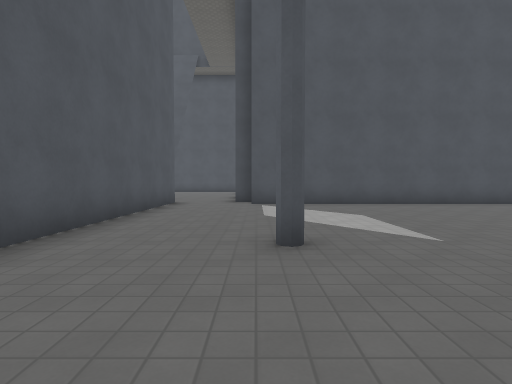
view 1 (above)

20 first-person views from a walk through a Godot game level. The camera is 1.3 m above the floor, tilts 2° down and sees 80° across. The floor is counted in squares, 2 m on a side. Each view is taken from the middle of a square. On the plan, view 1 faces up. The plan holds only what a view shows up to about 10 squares ahead; the rest is blank. The place goes on beyond the plan. Surface patterns are stand-ins for the level's own textures.

view 2
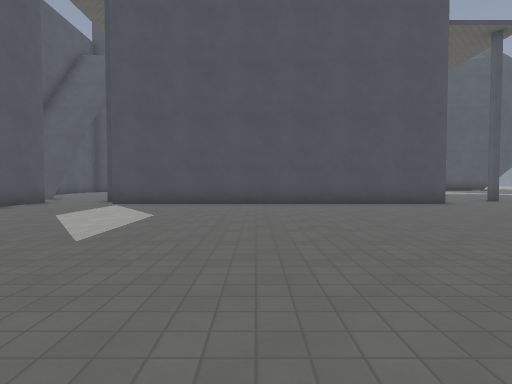

view 3
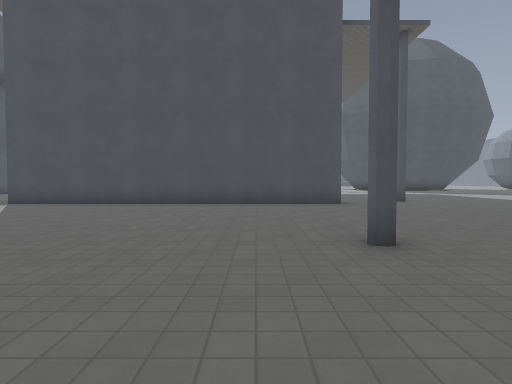

view 4
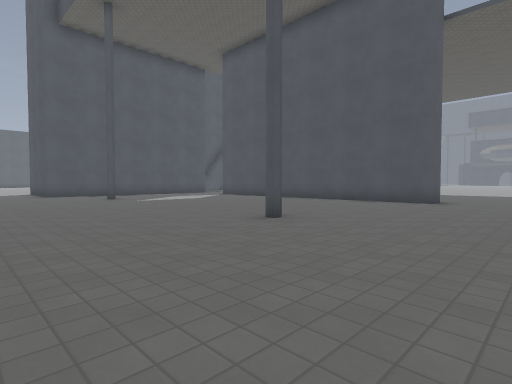

view 5
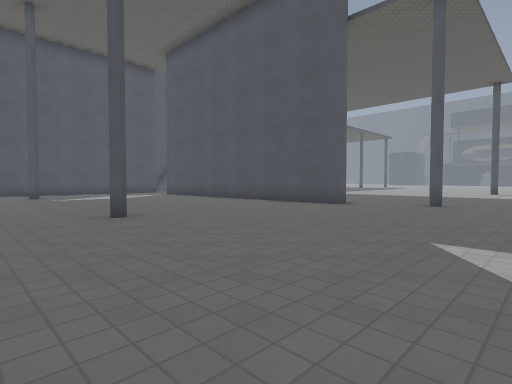

view 6
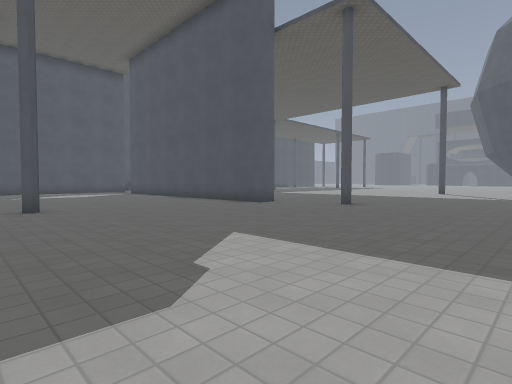

view 7
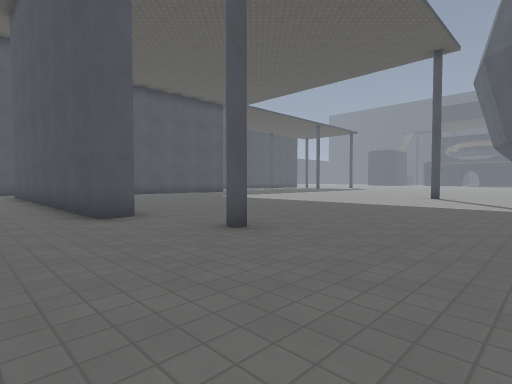

view 8
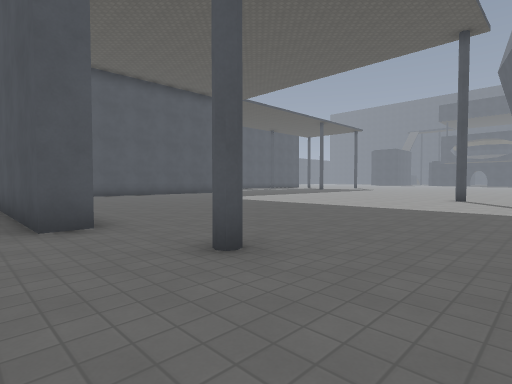

view 9
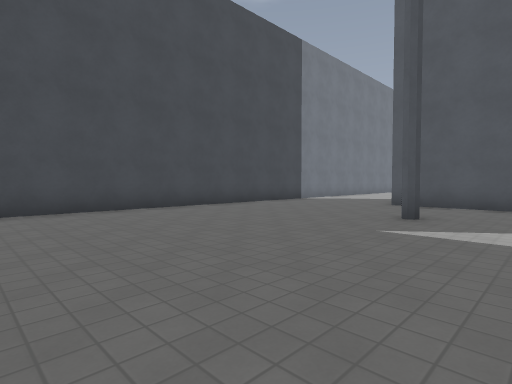

view 10
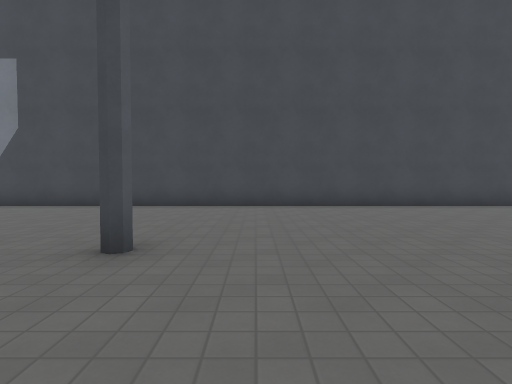

view 11
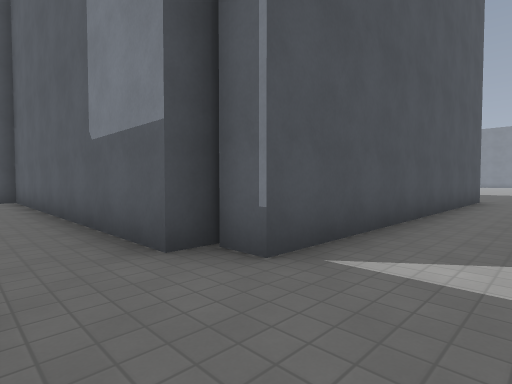

view 12
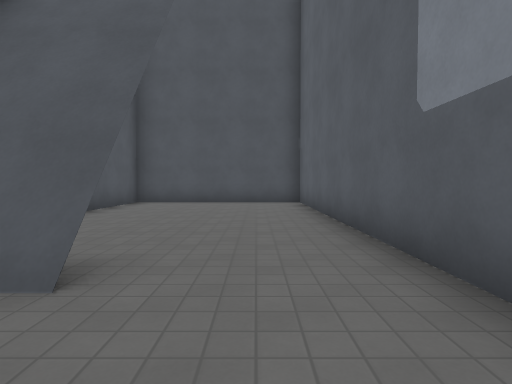

view 13
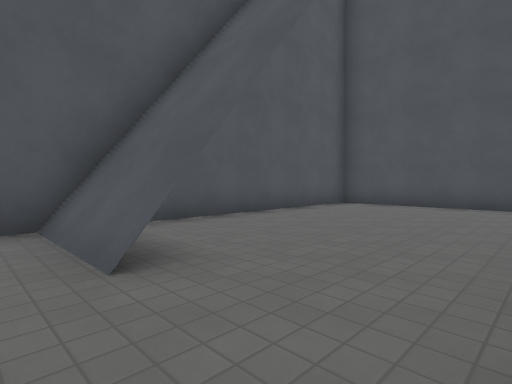

view 14
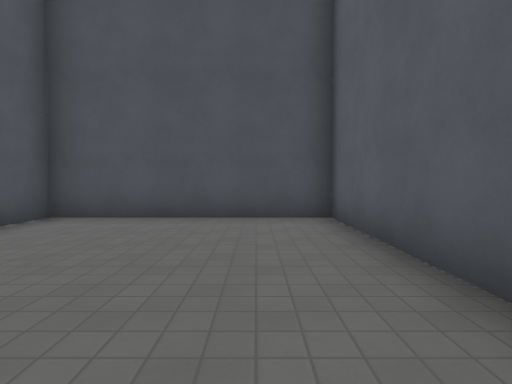

view 15
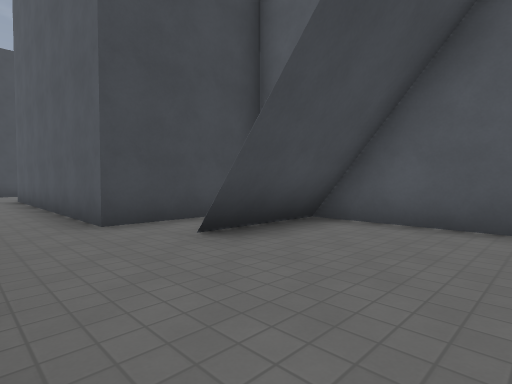

view 16
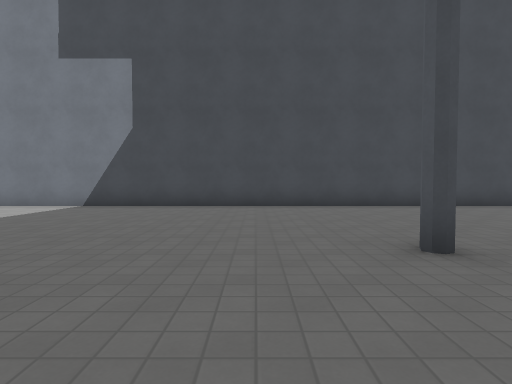

view 17
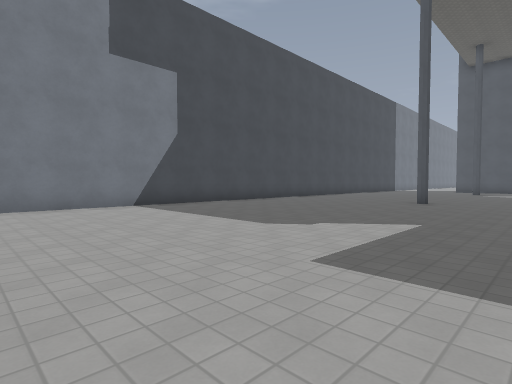

view 18
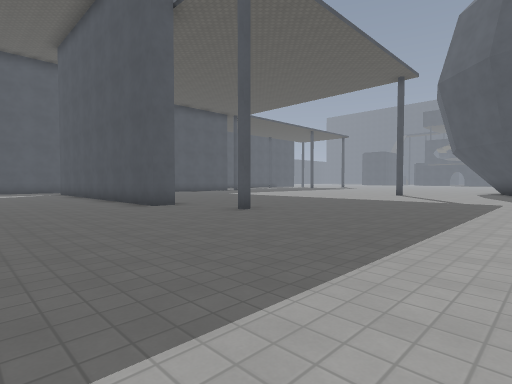

view 19
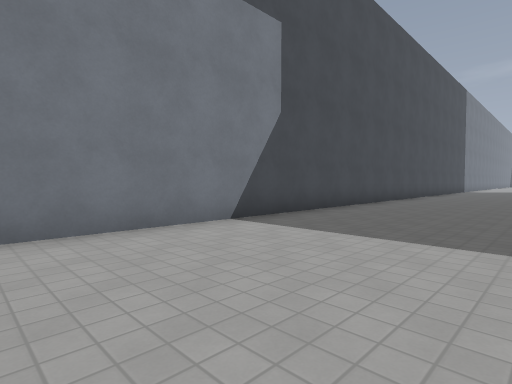

view 20
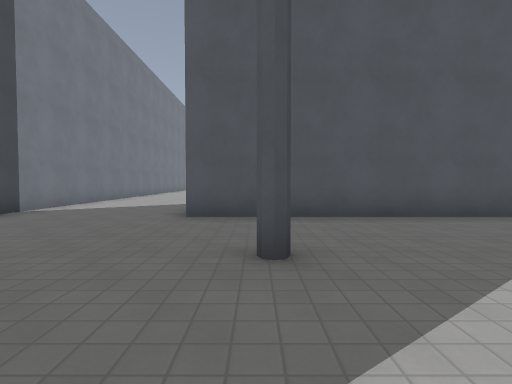

### Floor plan
Key: @ floor where view 1 was taken; # wall or solid block; . floor.
Columns run from 7 left of view 1 to 18 right of it. Each row starts with its distance up from view 1.
 20                    #..
 19  #######          ....
 18  #.....#         .....
 17  #.....#        ........
 16  #.....#       .........
 15  #.....#      ..........
 14  #.....#     ...........
 13  #.....#    ............
 12  #.....#   .............
 11  ###...#   .............
 10  #.....#     ......#.....
  9  ####..##########........
  8     #....................
  7     #....................
  6     #.....................
  5     #.....................
  4     #.....................
  3     #..#.......#..........
  2     #.....................
  1  .........................
  0 .......@..................
 -1 ..........................
 -2 ##########################

Positions as (right, up) in squares from view 1, and headings:
1: (0, 0), facing up
2: (4, 0), facing up
3: (7, 0), facing up
4: (12, -1), facing up-left
5: (14, 1), facing up-left
6: (16, 2), facing up-left
7: (15, 7), facing up-left
8: (14, 8), facing up-left
9: (6, 5), facing down-left
10: (7, 6), facing down
11: (-2, 7), facing up-right
12: (-2, 9), facing up
13: (-1, 10), facing up-left
14: (-2, 13), facing up
15: (-1, 14), facing down-left
16: (10, 6), facing down
17: (18, 6), facing down-left
18: (17, 5), facing up-left
19: (18, 2), facing down-left
20: (3, 3), facing left
